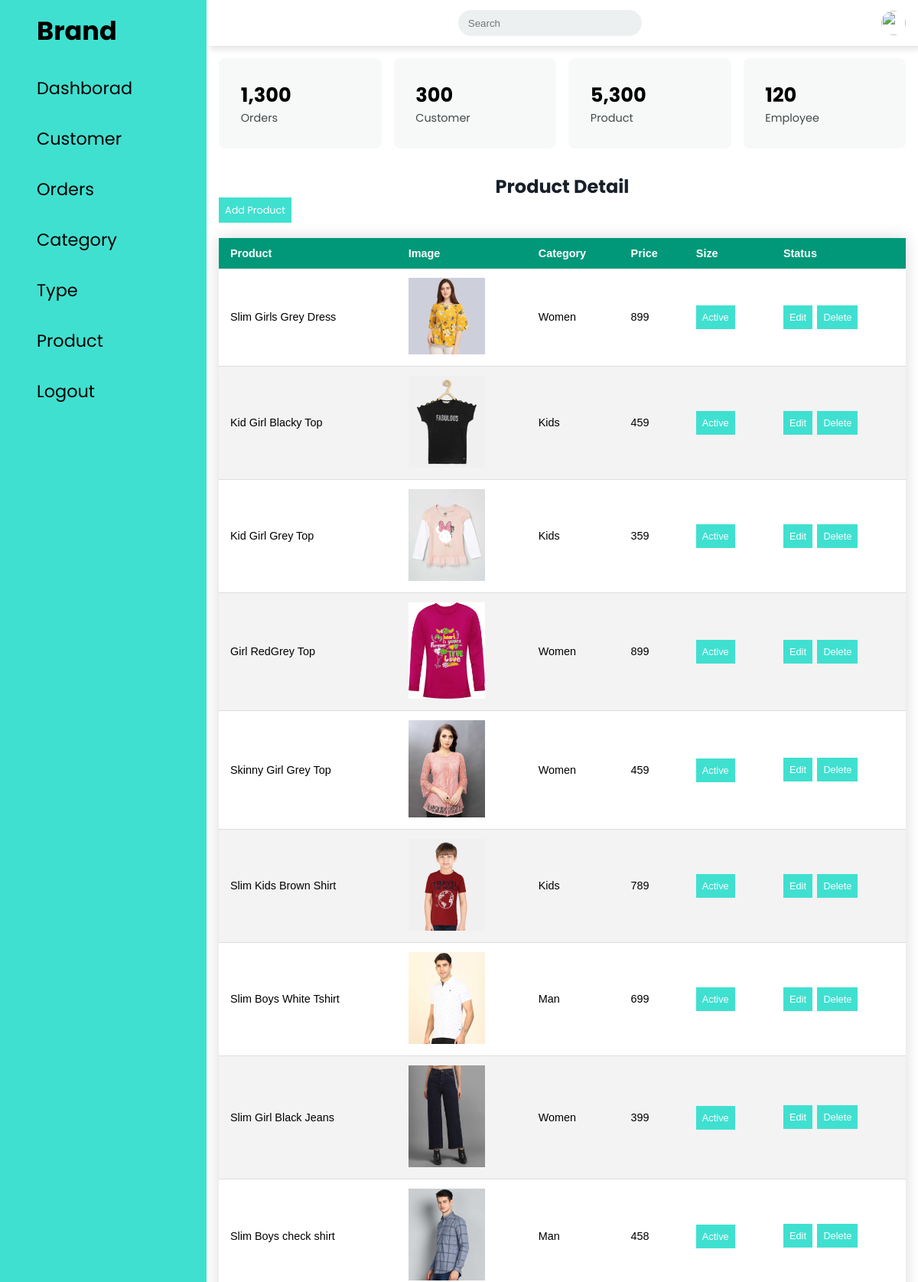
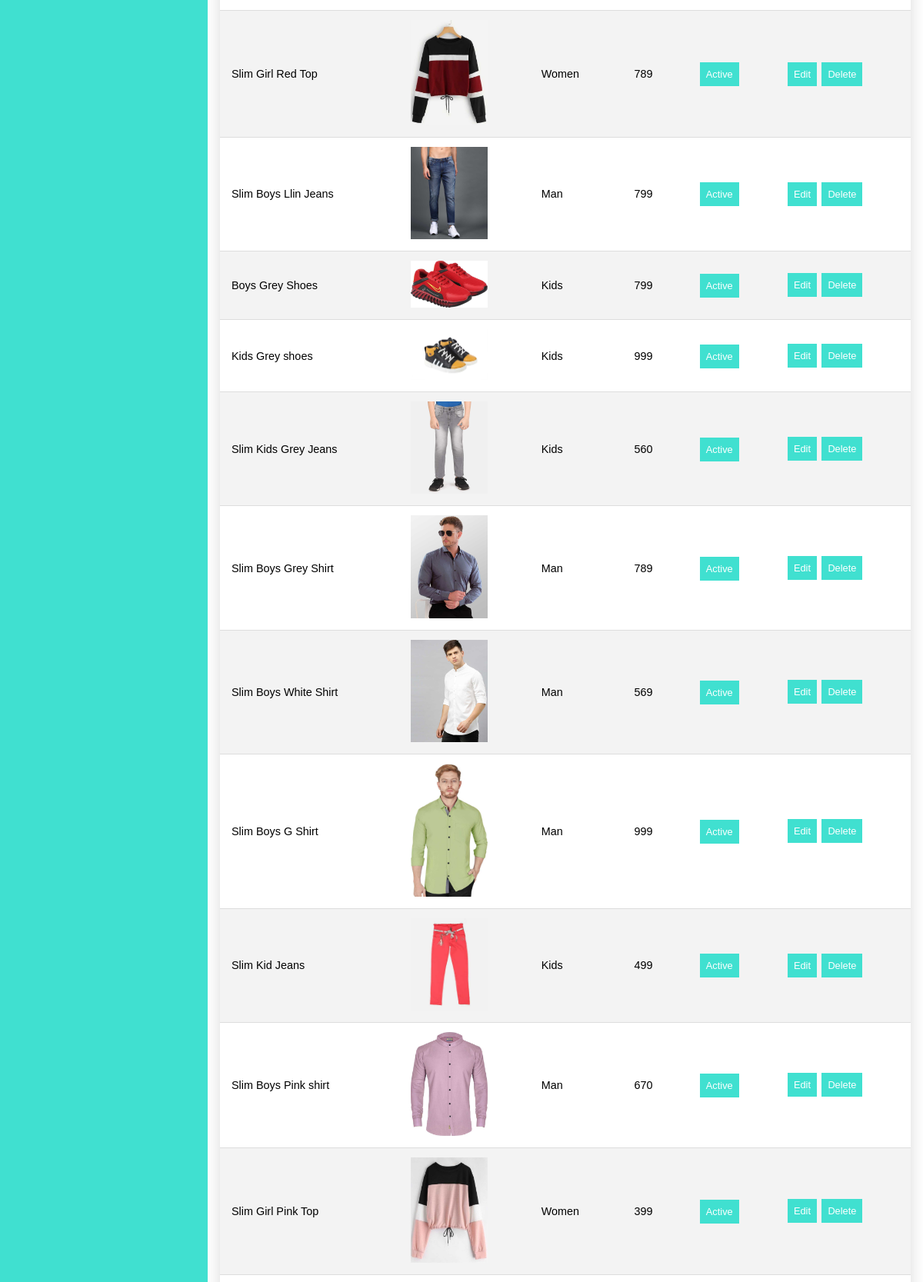
Page /Admin/Product.php (upper part) on the committed database (2 pictures, top to bottom).
### tables this page shows
CREATE TABLE `product` (
  `id` int(11) NOT NULL,
  `Product` varchar(200) NOT NULL,
  `image` varchar(200) NOT NULL,
  `category` varchar(200) NOT NULL,
  `price` float NOT NULL,
  `type` varchar(200) NOT NULL,
  `description` text NOT NULL,
  `status` int(11) NOT NULL
);

CREATE TABLE `categories` (
  `id` int(11) NOT NULL,
  `Category` varchar(200) NOT NULL,
  `status` int(11) NOT NULL
);

### Admin/Product.php (the view, shortened to what this page needs)
<?php
 require('Top.inc.php');
?>
<div class="cardBox">
<div class="card">
    <div>
        <div class="num">1,300</div>
        <div class="cardName">Orders</div>
    </div>
</div>
<div class="card">
    <div>
        <div class="num">300</div>
        <div class="cardName">Customer</div>
    </div>
</div>
<div class="card">
    <div>
        <div class="num">5,300</div>
        <div class="cardName">Product</div>
    </div>
</div>
<div class="card">
    <div>
        <div class="num">120</div>
        <div class="cardName">Employee</div>
    </div>
</div>
</div>
<div class="details">
     <div class="recentOrders">
               <div class="cardHeader">
                    <h2>Product Detail</h2>
                </div>
              <div class="addbtncontainer">
               <a href="Manage.product.php">Add Product</a>
              </div>
        <table class="styled-table">
                    <thead>
                        <tr>
                            <th>Product</th>
                            <th>Image</th>
                            <th>Category</th>
                            <th>Price</th>
                            <th>Size</th>
                            <th>Status</th>
                        </tr>
                    </thead>
                    <tbody>
                    <?php
                       $product_res = mysqli_query($conn,"select * from product order by id desc");
                       while($product_row = mysqli_fetch_assoc($product_res)){?>
                        <tr>
                            <td><?php echo $product_row['Product'] ?></td>
                            <td><img src="../images/Product/<?php echo $product_row['image'] ?>" /></td>
                            <td>
                                <?php
                                $cat_res = mysqli_query($conn,"select * from categories where id ='".$product_row['category']."'");
                                $category_row = mysqli_fetch_assoc($cat_res);
                                ?>
                                <?php echo $category_row['Category'] ?>
                            </td>
                            <td><?php echo $product_row['price'] ?></td>
                            <td>
                               <?php if($product_row['status'] == 1){ ?>
                                  <a  class="btn" href="?type=deactive&id=<?php echo $product_row['id'] ?>">Active</a>
                               <?php }else{ ?>
                                  <a  class="btn" href="?type=active&id=<?php echo $product_row['id'] ?>">Dective</a>
                               <?php } ?>
                            </td>
                            <td>
                               <div class="flex">
                                    <a  class="btn" href="Manage.product.php?type=edit&id=<?php echo $product_row['id'] ?>">Edit</a>
                                    <a  class="btn" href="?type=delete&id=<?php echo $product_row['id'] ?>">Delete</a>
                                </div>
                            </td>
                      </tr>
            <?php } ?>
                    </tbody>
                </table>
    </div>
</div>
</div>
<?php require('Bottom.inc.php') ?>

### Admin/css/style.css (style rules this page uses)
* { margin: 0; padding: 0; -webkit-box-sizing: border-box; box-sizing: border-box; }
a { text-decoration: none; }
body { font-family: 'Poppins', sans-serif; }
.container .main .cardBox { position: relative; display: -ms-grid; display: grid; -ms-grid-columns: (1fr)[4]; grid-template-columns: repeat(4, 1fr); grid-gap: 1rem; padding: 1rem; }
.container .main .cardBox .card { background: #F7F9F9; cursor: pointer; display: -webkit-box; display: -ms-flexbox; display: flex; -webkit-box-pack: justify; -ms-flex-pack: justify; justify-content: space-between; padding: 1.8rem; border-radius: 8px; }
.container .main .cardBox .card .num { font-size: 1.6rem; font-weight: bold; }
.container .main .cardBox .card .cardName { font-size: .9rem; color: #424949; }
.container .main .details { padding: 1rem; overflow-x: auto; }
.container .main .details .cardHeader { text-align: center; }
.container .main .details .cardHeader h2 { color: #17202A; }
.container .main .details .addbtncontainer a { background: #40E0D0; font-size: .8rem; padding: .5rem; color: #fff; cursor: pointer; text-align: center; margin-right: .4rem; }
.container .main .details .styled-table { border-collapse: collapse; margin: 25px 0; font-size: 0.9em; font-family: sans-serif; width: 100%; -webkit-box-shadow: 0 0 20px rgba(0, 0, 0, 0.15); box-shadow: 0 0 20px rgba(0, 0, 0, 0.15); }
.container .main .details .styled-table thead tr { background-color: #009879; color: #ffffff; text-align: left; }
.container .main .details .styled-table th, .container .main .details .styled-table td { padding: 12px 15px; }
.container .main .details .styled-table tbody tr { position: relative; border-bottom: 1px solid #dddddd; }
.container .main .details .styled-table tbody tr:nth-of-type(even) { background-color: #f3f3f3; }
.container .main .details .styled-table tbody tr td .flex { position: relative; display: -webkit-box; display: -ms-flexbox; display: flex; -webkit-box-align: center; -ms-flex-align: center; align-items: center; }
.container .main .details .styled-table tbody tr td .btn { background: #40E0D0; font-size: .8rem; padding: .5rem; color: #fff; cursor: pointer; text-align: center; margin-right: .4rem; }
.container .main .details .styled-table tbody tr td img { width: 100px; height: auto; }

### rows in the picture
product: Product "Slim Girls Grey Dress", image (picture), categories.Category "Women", price "899"
product: Product "Kid Girl Blacky Top", image (picture), categories.Category "Kids", price "459"
product: Product "Kid Girl Grey Top", image (picture), categories.Category "Kids", price "359"
product: Product "Girl RedGrey Top", image (picture), categories.Category "Women", price "899"
product: Product "Skinny Girl Grey Top", image (picture), categories.Category "Women", price "459"
product: Product "Slim Kids Brown Shirt", image (picture), categories.Category "Kids", price "789"
product: Product "Slim Boys White Tshirt", image (picture), categories.Category "Man", price "699"
product: Product "Slim Girl Black Jeans", image (picture), categories.Category "Women", price "399"
product: Product "Slim Boys check shirt", image (picture), categories.Category "Man", price "458"
product: Product "Slim Girl Red Top", image (picture), categories.Category "Women", price "789"
product: Product "Slim Boys Llin Jeans", image (picture), categories.Category "Man", price "799"
product: Product "Boys Grey Shoes", image (picture), categories.Category "Kids", price "799"
product: Product "Kids Grey shoes", image (picture), categories.Category "Kids", price "999"
product: Product "Slim Kids Grey Jeans", image (picture), categories.Category "Kids", price "560"
product: Product "Slim Boys Grey Shirt", image (picture), categories.Category "Man", price "789"
product: Product "Slim Boys White Shirt", image (picture), categories.Category "Man", price "569"
product: Product "Slim Boys G Shirt", image (picture), categories.Category "Man", price "999"
product: Product "Slim Kid Jeans", image (picture), categories.Category "Kids", price "499"
product: Product "Slim Boys Pink shirt", image (picture), categories.Category "Man", price "670"
product: Product "Slim Girl Pink Top", image (picture), categories.Category "Women", price "399"
